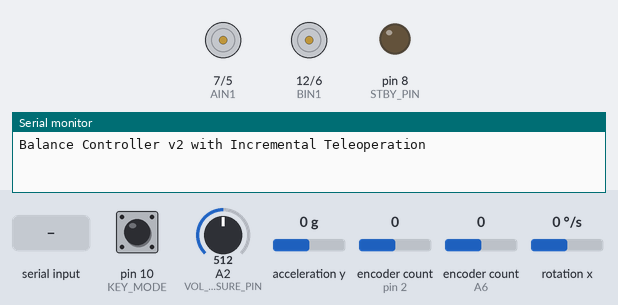
Recording of a sketch running on a simulated Arduino Nano, built for the host (arithmetic inside an expression is 32-bit, double 64-bit). On the bench: direction and speed pins drawn as motors (green arrow = direction pin HIGH = forward, orange = LOW = backward, longer = more drive, stopped while the standby pin is LOW), output pins drawn as LEDs (lit = HIGH), the last lines printed to the serial monitor. Inputs (shaded band) come from the test bench; at power-on: acceleration y 0 g, pin 10 (KEY_MODE) HIGH, rotation x 0 °/s, A2 (VOL_MEASURE_PIN) = 512, encoder count (sensors on pin 2, A6) 0.

Above: at 0.1 s.
At 5.7 s:
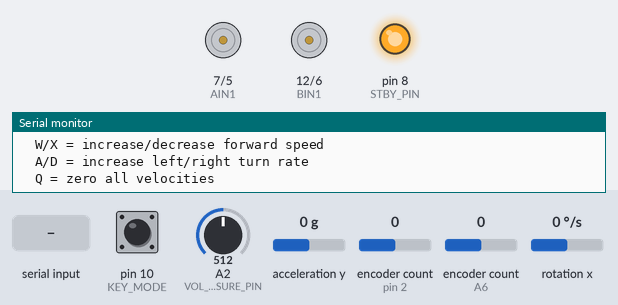
5.8 s: "G" received over Serial
8.9 s: acceleration y set to -1.4 g
12.0 s: pin 10 (KEY_MODE) pulled LOW for 0.15 s
13.6 s: pin 10 (KEY_MODE) pulled LOW for 1 s
16.1 s: rotation x set to 100 °/s
19.2 s: "W" received over Serial
At 22.9 s:
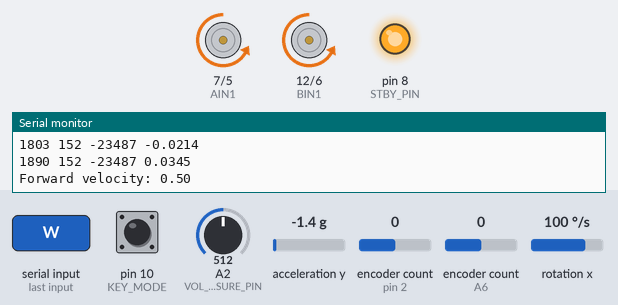
Timing chart, 0 to 23.3 s (numbered marks = the images above; inputs shaded):
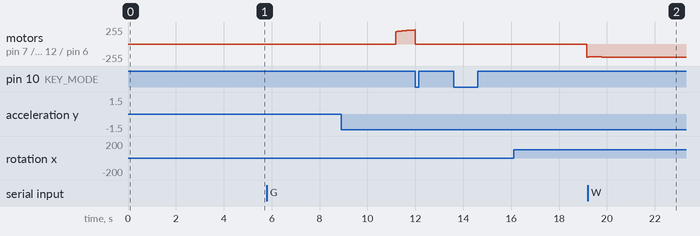

The sketch:

balancing_robot.ino
```cpp
/*
Code includes:
 Real-time balancing using MPU6050 IMU and wheel encoders
 Incremental teleop controls (W/X for speed, A/D for turning)
*/

#include "MPU6050.h"
#include "Pins.h"
#include "My_encoders.h"


// Timing Constants
#define RUN_DURATION 3000000      // milliseconds
#define MAX_ULONG 0xFFFFFFFF

#define SERVO_INTERVAL 4000       // computation/tick microseconds
#define SERVO_INTERVAL_F (SERVO_INTERVAL*(1e-6))  // in seconds
#define ONE_OVER_SERVO_INTERVAL (1.0/SERVO_INTERVAL_F)

// Startup timing (milliseconds after start)
#define START_COLLECT  5000       // start data collection
#define START_BALANCE   100       // start balancer (after START_COLLECT)
#define START_SAFETY    1000      // start safety checks (after START_COLLECT)
#define START_MOVEMENT  5000      // start movements (after START_BALANCE)

#define DEBUG_PRINT_INTERVAL 500  // milliseconds between debug prints

// Physical Constants and Limits
#define MAX_COMMAND 1000          // maximum motor command
#define ENCODER_TO_RADIANS 0.004027682889218
#define GSCALE_TO_ACC 0.001575
#define ASCALE 5.575380291904716e-05  // convert Y accelerometer to radians
#define GSCALE 1.352011295799561e-04  // convert gyro to radians/second
#define HALF_TS_GSCALE 2.704022591599122e-07  // 0.5*Ts*GSCALE for Ts=0.004
#define BODY_ANGLE_LIMIT 0.5      // safety limit (radians)


// Teleop Control Parameters
#define VELOCITY_INCREMENT 0.5    // velocity change per W/X press
#define TURN_INCREMENT 0.1        // turn rate change per A/D press
#define MAX_TELEOP_SPEED 10.0     // maximum forward/backward speed (rad/s)
#define MAX_TURN_RATE 2.0         // maximum turning rate (rad/s)
#define VELOCITY_DECAY 1.00       // gradual decay when no input

// Array Sizes and Data Collection
#define NN 10                     // generic array size
#define DO_NOT_COLLECT_DATA 0
#define PLEASE_COLLECT_DATA 1
#define MIN_JERK_MOVEMENT_SIZE (4.0*PI)

// Check vector indices
#define ENCODER_DIFFS_SUM2 0
#define ACCELEROMETER_SUM 1
#define GYRO_SUM 2


// Global Variables

bool go = false;                  // enable/disable servo

// Button control
bool last_button_state = HIGH;   // assume button is normally HIGH (pullup)
unsigned long last_button_time = 0;
#define BUTTON_DEBOUNCE_MS 50     // debounce time

// Encoder readings
long left_angle = 0;
long right_angle = 0;

// Wheel control
float drive_frequency = 0.0;
float freq_2PI_over_1000 = 0;
float desired_angle_amplitude = 0;
float desired_velocity_amplitude = 0;
float wheel_desired_angle = 0;
float wheel_desired_velocity = 0;

// Teleop state
float teleop_forward_velocity = 0.0;
float teleop_turn_rate = 0.0;
bool teleop_mode = false;
unsigned long last_command_time = 0;

// Wheel velocity estimation
float wheel_angle = 0;
float last_wheel_angle = 0;

// Command filtering
float past_raw_commands[NN];
float past_filtered_commands[NN];

MPU6050 accelgyro;

// IMU bias corrections
int ax0 = 0;
int ay0 = 550.0;              // hand-adjusted
int gx0 = 16.47;
int gy0 = 91.23;
int gz0 = -75.55;

// Kalman filter for body angle
float Kf_body = 0.005;        // body angle Kalman filter gain
float last_body_angle = 0;
long last_gxx = 0;            // last zero-adjusted X gyro reading

// Gyro saturation handling
long last_gx = 0;             // last raw X gyro reading
long last_last_gx = 0;        // previous to last raw X gyro reading

// Performance monitoring
unsigned long servo_late = 0;
unsigned long max_servo_late = 0;

// Control gains (LQR design)
float wheel_angular_velocity_gain = 22.82;
float body_angle_gain = 584.61;
float body_angular_velocity_gain = 92.69;
float past_command_gain = 0.038;
float wheel_angle_gain = 10;

// Low pass filter coefficients (Matlab butter(1, 0.1))
float a_filter[2] = {1.000000000000000, -0.726542528005361};
float b_filter[2] = {0.136728735997319,  0.136728735997319};

int launch_duration = 0;
long checks[NN];              // diagnostic checks
int check_counter = 0;
int dead_zone = 0;
float movement_duration = 1;
float one_over_movement_duration = 1.0/movement_duration;
float scaled_time = 0;
int past_command = 0;

// Motor Control Functions
void motor_init()
{
  pinMode(AIN1, OUTPUT);
  pinMode(BIN1, OUTPUT);
  pinMode(PWMA_LEFT, OUTPUT);
  pinMode(PWMB_RIGHT, OUTPUT);
  digitalWrite(AIN1, HIGH);
  digitalWrite(BIN1, LOW);
  analogWrite(PWMA_LEFT, 0);
  analogWrite(PWMB_RIGHT, 0);
  pinMode(STBY_PIN, OUTPUT);
  digitalWrite(STBY_PIN, HIGH);
}

void motor_stop()
{
  digitalWrite(AIN1, HIGH);
  digitalWrite(BIN1, LOW);
  analogWrite(PWMA_LEFT, 0);
  analogWrite(PWMB_RIGHT, 0);
}

void motor_left_command(int speed)
{
  if (speed >= 0) {
    digitalWrite(AIN1, 1);
    analogWrite(PWMA_LEFT, speed);
  } else {
    digitalWrite(AIN1, 0);
    analogWrite(PWMA_LEFT, -speed);
  }
}

void motor_right_command(int speed)
{
  // Note: reverses the sign of speed
  if (speed >= 0) {
    digitalWrite(BIN1, 1);
    analogWrite(PWMB_RIGHT, speed);
  } else {
    digitalWrite(BIN1, 0);
    analogWrite(PWMB_RIGHT, -speed);
  }
}

// Differential motor control for turning
void motor_differential_command(int base_command, float turn_command)
{
  int left_cmd = base_command + (int)(turn_command);
  int right_cmd = base_command - (int)(turn_command);

  // Apply command limits
  if (left_cmd > MAX_COMMAND) left_cmd = MAX_COMMAND;
  if (left_cmd < -MAX_COMMAND) left_cmd = -MAX_COMMAND;
  if (right_cmd > MAX_COMMAND) right_cmd = MAX_COMMAND;
  if (right_cmd < -MAX_COMMAND) right_cmd = -MAX_COMMAND;

  motor_left_command(left_cmd);
  motor_right_command(right_cmd);
}

// Setup
void setup()
{
  Wire.begin();
  Serial.begin(1000000);
  Wire.setClock(1000000UL);
  analogReference(INTERNAL1V1);

  while(!Serial);  // wait for serial port

  Serial.println("Balance Controller v2 with Incremental Teleoperation");
  delay(1000);

  motor_init();
  Serial.println("Motors initialized");
  delay(1000);

  // Initialize button with pullup resistor
  pinMode(KEY_MODE, INPUT_PULLUP);
  Serial.println("Button initialized");
  delay(500);

  Encoder_init(&left_angle, &right_angle);
  Serial.println("Encoders initialized");
  delay(1000);

  accelgyro.initialize();
  Serial.println("IMU initialized");
  delay(1000);

  Serial.println("Robot should be upright with training wheels.");
  Serial.println("Commands:");
  Serial.println("  g = start/run, s = stop");
  Serial.println("  BUTTON = start/stop balancing");
  Serial.println("  W/X = increase/decrease forward speed");
  Serial.println("  A/D = increase left/right turn rate");
  Serial.println("  Q = zero all velocities");

  go = false;  // start disabled
}


// Button and Command Processing

void check_button()
{
  bool current_button_state = digitalRead(KEY_MODE);

  // Check for button press (HIGH to LOW transition with pullup)
  if (last_button_state == HIGH && current_button_state == LOW) {
    // Debounce the button
    if (millis() - last_button_time > BUTTON_DEBOUNCE_MS) {
      // Toggle go state
      go = !go;
      if (go) {
        Serial.println("Button pressed - Starting balance!");
        teleop_mode = false;  // start in manual balance mode
        teleop_forward_velocity = 0;
        teleop_turn_rate = 0;
      } else {
        Serial.println("Button pressed - Stopping!");
        teleop_mode = false;
        teleop_forward_velocity = 0;
        teleop_turn_rate = 0;
      }
      last_button_time = millis();
    }
  }

  last_button_state = current_button_state;
}

void ProcessCommand()
{
  if (Serial.available() <= 0) return;

  int c = Serial.read();

  switch (c) {
    case 'S': case 's':
      Serial.println("Stop!");
      go = false;
      teleop_mode = false;
      teleop_forward_velocity = 0;
      teleop_turn_rate = 0;
      break;

    case 'G': case 'g':
      Serial.println("Go!");
      go = true;
      break;

    // Forward/backward control
    case 'W': case 'w':
      teleop_forward_velocity += VELOCITY_INCREMENT;
      if (teleop_forward_velocity > MAX_TELEOP_SPEED) {
        teleop_forward_velocity = MAX_TELEOP_SPEED;
      }
      teleop_mode = true;
      last_command_time = millis();
      Serial.print("Forward velocity: ");
      Serial.println(teleop_forward_velocity, 2);
      break;

    case 'X': case 'x':
      teleop_forward_velocity -= VELOCITY_INCREMENT;
      if (teleop_forward_velocity < -MAX_TELEOP_SPEED) {
        teleop_forward_velocity = -MAX_TELEOP_SPEED;
      }
      teleop_mode = true;
      last_command_time = millis();
      Serial.print("Forward velocity: ");
      Serial.println(teleop_forward_velocity, 2);
      break;

    // Turn control
    case 'D': case 'd':
      teleop_turn_rate -= TURN_INCREMENT;
      if (teleop_turn_rate < -MAX_TURN_RATE) {
        teleop_turn_rate = -MAX_TURN_RATE;
      }
      teleop_mode = true;
      last_command_time = millis();
      Serial.print("Turn rate: ");
      Serial.println(teleop_turn_rate, 2);
      break;

    case 'A': case 'a':
      teleop_turn_rate += TURN_INCREMENT;
      if (teleop_turn_rate > MAX_TURN_RATE) {
        teleop_turn_rate = MAX_TURN_RATE;
      }
      teleop_mode = true;
      last_command_time = millis();
      Serial.print("Turn rate: ");
      Serial.println(teleop_turn_rate, 2);
      break;

    case 'Q': case 'q':
      Serial.println("Zero all velocities!");
      teleop_mode = false;
      teleop_forward_velocity = 0;
      teleop_turn_rate = 0;
      last_command_time = millis();
      break;

    default:
      break;
  }
}

// Main Balancer Control Loop

void run_balancer(int launch_duration,
                  float wheel_angle_gain, float wheel_angular_velocity_gain,
                  float body_angle_gain, float body_angular_velocity_gain,
                  float past_command_gain,
                  float some_kind_of_integral_gain,  // placeholder
                  unsigned long run_time_limit, int collect_data)
{
  // Time management
  unsigned long last_micros = micros();
  unsigned long last_millis = millis();
  int servo_time = 0;
  unsigned long run_time = 0;
  unsigned long debug_print_time = 0;
  run_time_limit += START_COLLECT;

  // State initialization
  int started = 0;
  last_body_angle = 0;
  last_gx = 0;
  last_last_gx = 0;
  last_gxx = 0;
  int in_dead_zone = 0;
  last_wheel_angle = 0;

  // Initialize filter history
  for (int i = 0; i < NN; i++) {
    past_raw_commands[i] = 0;
    past_filtered_commands[i] = 0;
  }

  check_counter = 0;
  float movement_start_time = START_COLLECT + START_BALANCE + START_MOVEMENT;
  wheel_desired_angle = 0;
  wheel_desired_velocity = 0;

  // Print startup info for data collection mode
  if (collect_data) {
    int voltage_raw = analogRead(VOL_MEASURE_PIN);
    double voltage = (voltage_raw*1.1/1024)*((10+1.5)/1.5);
    Serial.print("Voltage: ");
    Serial.println(voltage);

    Serial.print("Gains: ");
    Serial.print(wheel_angle_gain, 8); Serial.print(" ");
    Serial.print(wheel_angular_velocity_gain, 8); Serial.print(" ");
    Serial.print(body_angle_gain, 8); Serial.print(" ");
    Serial.print(body_angular_velocity_gain, 8); Serial.print(" ");
    Serial.print(past_command_gain, 8); Serial.print(" ");
    Serial.println(some_kind_of_integral_gain, 8);

    Serial.print("SERVO_INTERVAL: "); Serial.println(SERVO_INTERVAL);
    Serial.print("Kf_body: "); Serial.println(Kf_body, 8);
    Serial.print("IMU biases: ");
    Serial.print(ax0); Serial.print(" ");
    Serial.print(ay0); Serial.print(" ");
    Serial.print(gx0); Serial.print(" ");
    Serial.print(gy0); Serial.print(" ");
    Serial.println(gz0);
  }

  // Main servo loop
  while (true) {
    // Process commands and button every loop
    ProcessCommand();
    check_button();

    // Timing Management
    unsigned long current_micros = micros();
    if (current_micros > last_micros) {
      servo_time += current_micros - last_micros;
    } else {  // handle rollover
      servo_time += (MAX_ULONG - last_micros) + current_micros;
    }
    last_micros = current_micros;

    // Wait for servo interval
    if (servo_time < SERVO_INTERVAL) continue;

    servo_time -= SERVO_INTERVAL;

    // Track timing performance
    if (max_servo_late < servo_time) max_servo_late = servo_time;
    if (servo_time > 50) servo_late += 1;

    // Update millisecond clocks
    unsigned long current_millis = millis();
    int millis_increment;
    if (current_millis > last_millis) {
      millis_increment = current_millis - last_millis;
    } else {  // handle rollover
      millis_increment = (MAX_ULONG - last_millis) + current_millis;
    }
    last_millis = current_millis;

    run_time += millis_increment;
    debug_print_time += millis_increment;

     // Safety and Stop Conditions
    if ((run_time > run_time_limit) || (!go)) {
      motor_stop();
      Serial.println("Motor stopped - time limit or stop command");
      return;
    }

    // Read wheel encoders
    Read_encoders(&left_angle, &right_angle);
    int enc_diff = left_angle - right_angle;
    checks[ENCODER_DIFFS_SUM2] += enc_diff*enc_diff;

    // Convert to radians (note sign flip)
    left_angle = left_angle * -1;
    right_angle = right_angle * -1;
    wheel_angle = -0.5*(ENCODER_TO_RADIANS)*((float)(left_angle + right_angle));

    // Estimate wheel velocity
    float wheel_velocity = ONE_OVER_SERVO_INTERVAL*(wheel_angle - last_wheel_angle);
    last_wheel_angle = wheel_angle;

    // Read IMU
    long ay = (long)(accelgyro.getAccelerationY());
    long gx = (long)(accelgyro.getRotationX());

    // Handle gyro saturation issue
    if ((last_gx <= last_last_gx) && (last_gx < 0) && (gx > 32000)) {
      gx = -32761;
    }
    last_last_gx = last_gx;
    last_gx = gx;

    // Apply IMU bias corrections
    long ayy = (long)ay - ay0;
    long gxx = (long)gx - gx0;

    checks[ACCELEROMETER_SUM] += ayy;
    checks[GYRO_SUM] += gxx;
    check_counter++;

    // Body angle Kalman filter
    float body_angle = last_body_angle + HALF_TS_GSCALE*((float)(gxx + last_gxx));
    body_angle -= Kf_body*(body_angle - (ASCALE)*((float)ayy));

    last_body_angle = body_angle;
    last_gxx = gxx;

    // Safety checks - stop if robot falls over
    if (run_time > START_COLLECT + START_BALANCE + START_SAFETY) {
      if (body_angle < -BODY_ANGLE_LIMIT) {
        motor_stop();
        Serial.print("Robot fell backward: ");
        Serial.println(body_angle);
        return;
      }
      if (body_angle > BODY_ANGLE_LIMIT) {
        motor_stop();
        Serial.print("Robot fell forward: ");
        Serial.println(body_angle);
        return;
      }
    }

    float body_angular_velocity = (GSCALE)*gxx;

    /* Control Algorithm */

    float command_float = 0;
    int command = 0;

    if (run_time < START_COLLECT + START_BALANCE) {
      // Do nothing during startup
      command = 0;
      past_raw_commands[1] = command;
      past_raw_commands[0] = command;
      past_filtered_commands[0] = command;
    } else if (run_time < START_COLLECT + START_BALANCE + launch_duration) {
      // Launch behavior - quick backward pulse
      command = -MAX_COMMAND;
      past_raw_commands[1] = command;
      past_raw_commands[0] = command;
      past_filtered_commands[0] = command;
    } else {
      // Main balancing control
      wheel_desired_angle = 0;

      // Set desired velocity from teleop
      if (teleop_mode) {
        wheel_desired_velocity = teleop_forward_velocity;
      } else {
        wheel_desired_velocity = 0;
      }

      // LQR control law
      command_float =
        - wheel_angle_gain * (wheel_angle - wheel_desired_angle)
        - wheel_angular_velocity_gain * (wheel_velocity - wheel_desired_velocity)
        - body_angle_gain * body_angle
        - body_angular_velocity_gain * body_angular_velocity
        - past_command_gain * past_command;

      // Apply low-pass filter to command
      past_raw_commands[1] = past_raw_commands[0];
      past_raw_commands[0] = command_float;
      float filtered_command = b_filter[0]*past_raw_commands[0]
                             + b_filter[1]*past_raw_commands[1]
                             - a_filter[1]*past_filtered_commands[0];
      past_filtered_commands[0] = filtered_command;

      // Apply command limits
      if (filtered_command > MAX_COMMAND) filtered_command = MAX_COMMAND;
      if (filtered_command < -MAX_COMMAND) filtered_command = -MAX_COMMAND;
      command = (int)filtered_command;

      // Dead zone implementation for stiction compensation
      if (dead_zone > 0) {
        if (!in_dead_zone) {
          if (command > 0) {
            if (command <= (dead_zone >> 1)) {
              in_dead_zone = 1;
              command = 0;
            }
          } else {
            if (command >= (-dead_zone >> 1)) {
              in_dead_zone = 1;
              command = 0;
            }
          }
        } else {
          if (command > 0) {
            if (command <= dead_zone) {
              command = 0;
            } else {
              in_dead_zone = 0;
            }
          } else {
            if (command >= -dead_zone) {
              command = 0;
            } else {
              in_dead_zone = 0;
            }
          }
        }
      }
    }

    past_command = command;

    // Apply differential steering for turning
    float turn_command = teleop_turn_rate * 50.0;
    motor_differential_command(command, turn_command);

    /* Debug Output and Data Collection */

    // Debug output during non-collection periods
    if ((debug_print_time > DEBUG_PRINT_INTERVAL) &&
        ((run_time < START_COLLECT) || (run_time > run_time_limit))) {
      Serial.print(servo_late); Serial.print(" ");
      Serial.print(max_servo_late); Serial.print(" ");
      Serial.print(ayy); Serial.print(" ");
      Serial.print(body_angle, 4);

      if (teleop_mode) {
        Serial.print(" [TELEOP: V="); Serial.print(teleop_forward_velocity, 2);
        Serial.print(" T="); Serial.print(teleop_turn_rate, 2);
        Serial.print(" cmd="); Serial.print(command);
        Serial.print("]");
      }
      Serial.println();
      debug_print_time -= DEBUG_PRINT_INTERVAL;
    }

    // Data collection output
    if ((run_time >= START_COLLECT) && (run_time <= run_time_limit) && collect_data) {
      if (!started) {
        servo_late = 0;
        max_servo_late = 0;
        started = 1;
        Serial.println("Data");
      }
      Serial.print(current_micros); Serial.print(" ");
      Serial.print(left_angle); Serial.print(" ");
      Serial.print(right_angle); Serial.print(" ");
      Serial.print(command); Serial.print(" ");
      Serial.print(command); Serial.print(" ");
      Serial.print(ayy); Serial.print(" ");
      Serial.print(gxx); Serial.print(" ");
      Serial.print(1000*body_angle); Serial.print(" ");  // more digits
      Serial.println(wheel_velocity);
    }
  }
}

// Main loop

void loop()
{
  if (!go) {
    motor_stop();
    delay(500);
    ProcessCommand();
    check_button();  // Check button even when stopped
    return;
  }

  // Initialize diagnostics
  for (int i = 0; i < NN; i++) {
    checks[i] = 0;
  }

  // Read and report battery voltage
  int voltage_raw = analogRead(VOL_MEASURE_PIN);
  double voltage = (voltage_raw*1.1/1024)*((10+1.5)/1.5);
  Serial.print("Battery: ");
  Serial.print(voltage);
  Serial.println("V");


  // Reset wheel encoders and start balancing
  Encoder_init(&left_angle, &right_angle);

  run_balancer(launch_duration,
               wheel_angle_gain, wheel_angular_velocity_gain,
               body_angle_gain, body_angular_velocity_gain,
               past_command_gain, 0.0,
               RUN_DURATION, DO_NOT_COLLECT_DATA);

  Serial.println("Balancer stopped");
  go = false;
}
```

Source omitted: My_encoders.h (447 bytes), Pins.h (472 bytes)

Measured:
- by itself, motor on pin 7 (AIN1) / pin 5 (PWMA_LEFT), motor on pin 12 (BIN1) / pin 6 (PWMB_RIGHT): rises from backward 197/255 to backward 188/255 in 0.01 s, then falls to backward 202/255 in 2.7 s
